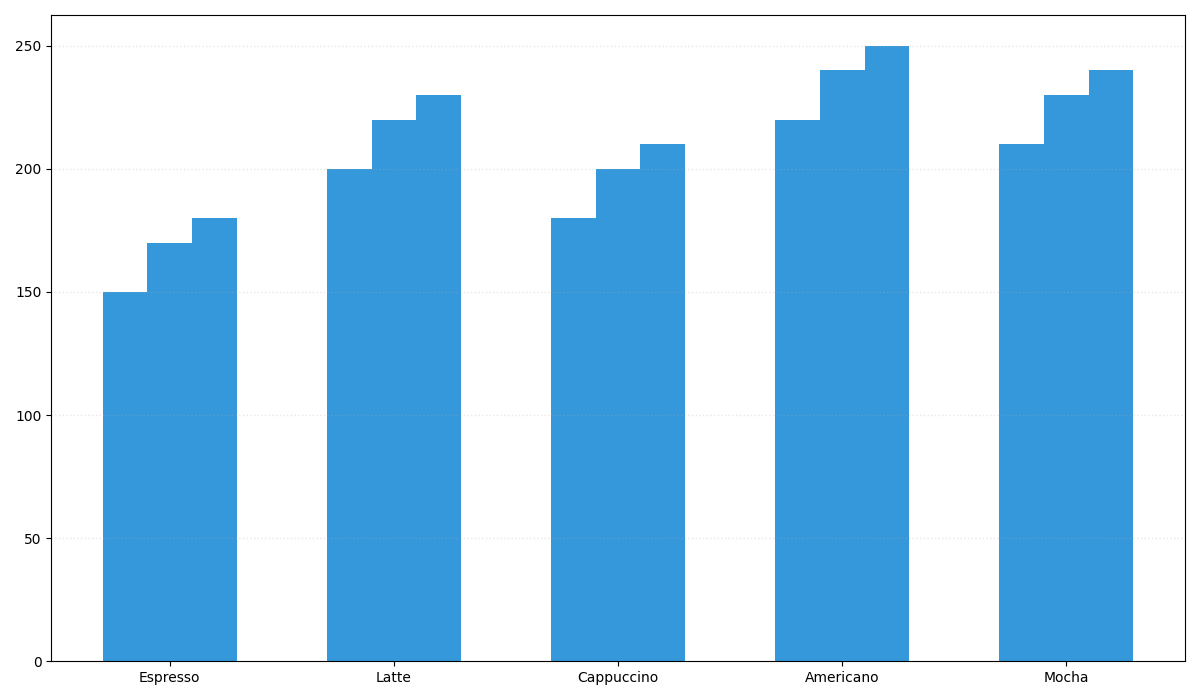

Reproduce this figure in Python.
import matplotlib.pyplot as plt
import numpy as np

coffee_types = ['Espresso', 'Latte', 'Cappuccino', 'Americano', 'Mocha']

sales_Q1 = [150, 200, 180, 220, 210]
sales_Q3 = [170, 220, 200, 240, 230]
sales_Q4 = [180, 230, 210, 250, 240]

data = [sales_Q1, sales_Q3, sales_Q4]

x = np.arange(len(coffee_types))
fig, ax = plt.subplots(figsize=(12, 7))
width = 0.2

single_color = '#3498db'

for i, sales in enumerate(data):
    ax.bar(x + i * width, sales, width, color=single_color)

ax.set_xticks(x + width)
ax.set_xticklabels(coffee_types)

ax.yaxis.grid(True, linestyle=':', linewidth=1, alpha=0.3)

plt.tight_layout()
plt.show()
